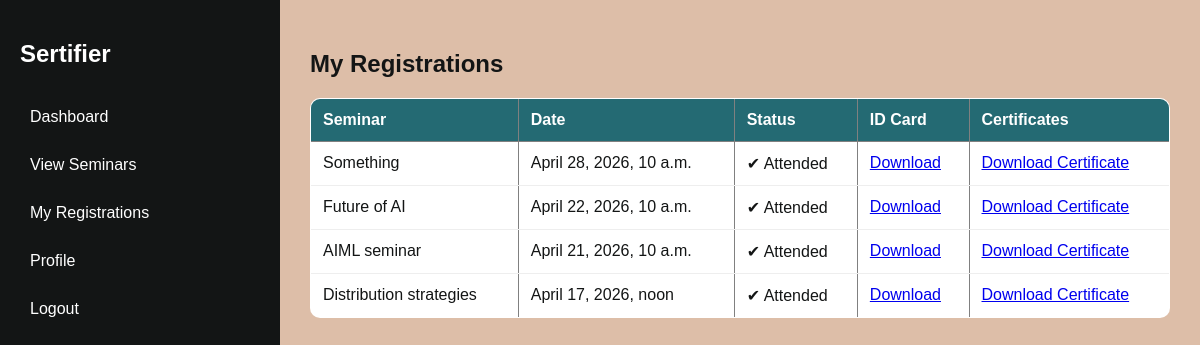
Page /seminars/my-registrations/ (signed in) on the earlier database version.
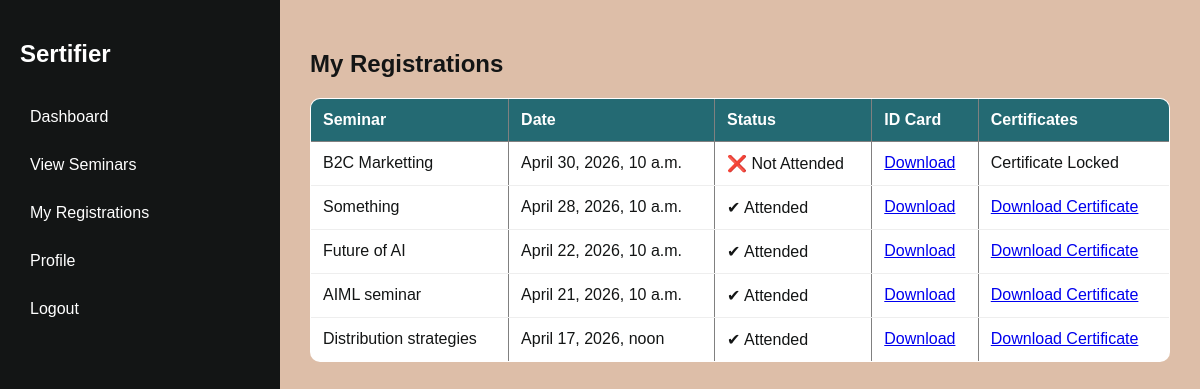
Same page on the later database version.
### seminars/models.py (models this page shows, shortened)
class SeminarRegistration(models.Model):
    user = models.ForeignKey(User, on_delete=models.CASCADE)
    seminar = models.ForeignKey(Seminar, on_delete=models.CASCADE, related_name='registrations')
    registered_at = models.DateTimeField(auto_now_add=True)
    id_card = models.FileField(upload_to='id_cards/', null=True, blank=True)
    attended = models.BooleanField(default=False)
    attendance_marked_at = models.DateTimeField(
        null=True,
        blank=True
    )
    verification_token = models.UUIDField(
        default=uuid.uuid4,
        unique=True,
        editable=False
    )
    class Meta:
        unique_together = ('user', 'seminar')  # 🚀 prevents duplicate

class Seminar(models.Model):
    title = models.CharField(max_length=200)
    topic = models.CharField(max_length=200)
    description = models.TextField()
    date_time = models.DateTimeField(null=True)
    location = models.CharField(max_length=255)
    created_by = models.ForeignKey(User, on_delete=models.CASCADE)
    created_at = models.DateTimeField(auto_now_add=True, null=True)
    certificate_enabled = models.BooleanField(default=True)
    certificate_title = models.CharField(
        max_length=200,
        default='Certificate of Participation'
    )
    certificate_logo_left = models.ImageField(
        upload_to='certificate_logos/',
        blank=True,
        null=True
    )
    certificate_logo_right = models.ImageField(
        upload_to='certificate_logos/',
        blank=True,
        null=True
    )
    certificate_signature = models.ImageField(
        upload_to='certificate_signatures/',
        blank=True,
        null=True
    )
    attendance_code = models.CharField(
        max_length=20,
        blank=True,
        null=True
    )
    attendance_code_created_at = models.DateTimeField(
        blank=True,
        null=True
    )

### User/decorators.py (the view)
        def wrapper(request, *args, **kwargs):
            if request.user.role in allowed_roles:
                return view_func(request, *args, **kwargs)
            return redirect('dashboard')

### seminars/views.py (called while the page is built)
@login_required
@role_required(['distributor'])
def my_registrations(request):
    registrations = SeminarRegistration.objects.filter(user=request.user).order_by('-registered_at')
    return render(request, 'my_registrations.html', {
        'registrations': registrations
    })

### seminars/templates/my_registrations.html
{% extends 'base.html' %}
{% block content %}
<h2>My Registrations</h2>
<table border="1" cellpadding="10">
    <tr>
        <th>Seminar</th>
        <th>Date</th>
        <th>Status</th>
        <th>ID Card</th>
        <th>Certificates</th>
    </tr>
    {% for reg in registrations %}
    <tr>
        <td>{{ reg.seminar.title }}</td>
        <td>{{ reg.seminar.date_time }}</td>
        <td>
            {% if reg.attended %}
                ✔ Attended
            {% else %}
                ❌ Not Attended
            {% endif %}
        </td>
        <td>
            {% if reg.id_card %}
                <a href="{{ reg.id_card.url }}" download>Download</a>
            {% else %}
                Not Available
            {% endif %}
        </td>
        <td>
            {% if reg.attended %}
            <a href="{% url 'generate_certificate' reg.id %}">
            Download Certificate
            </a>
            {% else %}
            Certificate Locked
            {% endif %}
        </td>
    </tr>
    {% empty %}
    <tr>
        <td colspan="4">No registrations found</td>
    </tr>
    {% endfor %}
</table>
{% endblock %}

Differences in the rows shown:
added SeminarRegistration: seminar "B2C Marketting", seminar.date_time "April 30, 2026, 10 a.m.", attended "❌ Not Attended"
